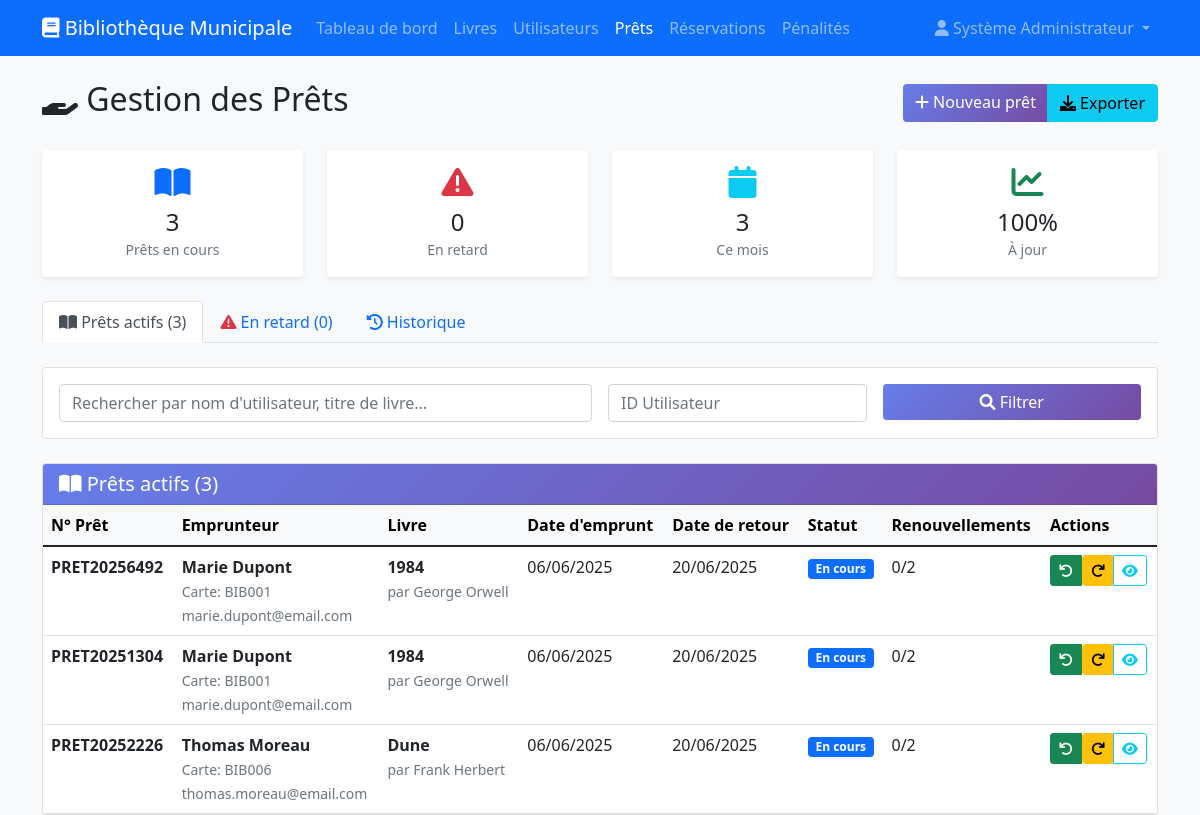
/prets.php (signed in), run on the app's committed database.
### tables this page shows
CREATE TABLE `parametres` (
  `id` int(11) NOT NULL,
  `cle_param` varchar(100) NOT NULL,
  `valeur` text NOT NULL,
  `description` text DEFAULT NULL,
  `type` enum('string','int','float','boolean','json') DEFAULT 'string',
  `date_modification` timestamp NOT NULL DEFAULT current_timestamp() ON UPDATE current_timestamp()
);

CREATE TABLE `prets` (
  `id` int(11) NOT NULL,
  `numero_pret` varchar(20) NOT NULL,
  `utilisateur_id` int(11) NOT NULL,
  `livre_id` int(11) NOT NULL,
  `admin_id` int(11) DEFAULT NULL,
  `date_pret` date DEFAULT curdate(),
  `date_retour_prevue` date NOT NULL,
  `date_retour_effective` date DEFAULT NULL,
  `nombre_renouvellements` int(11) DEFAULT 0,
  `max_renouvellements` int(11) DEFAULT 2,
  `statut` enum('en_cours','retourne','en_retard','perdu','endommage') DEFAULT 'en_cours',
  `notes` text DEFAULT NULL,
  `date_creation` timestamp NOT NULL DEFAULT current_timestamp(),
  `date_modification` timestamp NOT NULL DEFAULT current_timestamp() ON UPDATE current_timestamp()
);

CREATE TABLE `utilisateurs` (
  `id` int(11) NOT NULL,
  `numero_carte` varchar(20) NOT NULL,
  `nom` varchar(100) NOT NULL,
  `prenom` varchar(100) NOT NULL,
  `email` varchar(150) NOT NULL,
  `telephone` varchar(20) DEFAULT NULL,
  `adresse` text DEFAULT NULL,
  `date_naissance` date DEFAULT NULL,
  `date_inscription` date DEFAULT curdate(),
  `date_expiration` date NOT NULL,
  `statut` enum('actif','suspendu','expire','inactif') DEFAULT 'actif',
  `type_abonnement` enum('standard','premium','etudiant') DEFAULT 'standard',
  `limite_prets` int(11) DEFAULT 3,
  `photo` varchar(255) DEFAULT NULL,
  `notes` text DEFAULT NULL,
  `date_creation` timestamp NOT NULL DEFAULT current_timestamp(),
  `date_modification` timestamp NOT NULL DEFAULT current_timestamp() ON UPDATE current_timestamp()
);

CREATE TABLE `livres` (
  `id` int(11) NOT NULL,
  `isbn` varchar(20) DEFAULT NULL,
  `titre` varchar(200) NOT NULL,
  `sous_titre` varchar(200) DEFAULT NULL,
  `auteur_principal_id` int(11) DEFAULT NULL,
  `editeur_id` int(11) DEFAULT NULL,
  `annee_publication` year(4) DEFAULT NULL,
  `categorie_id` int(11) DEFAULT NULL,
  `langue` varchar(50) DEFAULT 'Français',
  `nombre_pages` int(11) DEFAULT NULL,
  `format` enum('poche','broché','relié','numérique') DEFAULT 'broché',
  `nombre_exemplaires` int(11) DEFAULT 1,
  `exemplaires_disponibles` int(11) DEFAULT 1,
  `exemplaires_reserves` int(11) DEFAULT 0,
  `description` text DEFAULT NULL,
  `resume` text DEFAULT NULL,
  `mots_cles` text DEFAULT NULL,
  `emplacement` varchar(100) DEFAULT NULL,
  `prix_achat` decimal(10,2) DEFAULT NULL,
  `date_acquisition` date DEFAULT curdate(),
  `etat_general` enum('excellent','bon','moyen','mauvais') DEFAULT 'bon',
  `image_couverture` varchar(255) DEFAULT NULL,
  `actif` tinyint(1) DEFAULT 1,
  `date_creation` timestamp NOT NULL DEFAULT current_timestamp(),
  `date_modification` timestamp NOT NULL DEFAULT current_timestamp() ON UPDATE current_timestamp()
);

CREATE TABLE `auteurs` (
  `id` int(11) NOT NULL,
  `nom` varchar(100) NOT NULL,
  `prenom` varchar(100) DEFAULT NULL,
  `biographie` text DEFAULT NULL,
  `date_naissance` date DEFAULT NULL,
  `date_deces` date DEFAULT NULL,
  `nationalite` varchar(50) DEFAULT NULL,
  `date_creation` timestamp NOT NULL DEFAULT current_timestamp()
);

### prets.php (the view, shortened to what the rows shown need)
<?php
require_once 'config/database.php';
require_once 'classes/Pret.php';
$pret = new Pret();
$filtres = [
    'utilisateur_id' => $_GET['utilisateur_id'] ?? '',
    'en_retard' => isset($_GET['en_retard']) ? true : false
];
$onglet = $_GET['onglet'] ?? 'actifs';
switch ($onglet) {
    case 'actifs':
        $prets = $pret->listerPretsActifs($filtres);
        break;
}
?>
<!DOCTYPE html>
<html lang="fr">
<head>
    <link href="https://cdn.jsdelivr.net/npm/bootstrap@5.1.3/dist/css/bootstrap.min.css" rel="stylesheet">
    <link href="https://cdnjs.cloudflare.com/ajax/libs/font-awesome/6.0.0/css/all.min.css" rel="stylesheet">
</head>
<body class="bg-light">
    <nav class="navbar navbar-expand-lg navbar-dark bg-primary">
        <div class="container">
            <a class="navbar-brand" href="index.php">
                <i class="fas fa-book"></i> <?= getParametre('nom_bibliotheque', 'Bibliothèque') ?>
            </a>
            <div class="navbar-nav me-auto">
                <a class="nav-link" href="index.php">Tableau de bord</a>
                <a class="nav-link" href="livres.php">Livres</a>
                <a class="nav-link" href="utilisateurs.php">Utilisateurs</a>
                <a class="nav-link active" href="prets.php">Prêts</a>
                <a class="nav-link" href="reservations.php">Réservations</a>
                <a class="nav-link" href="penalites.php">Pénalités</a>
            </div>
            <div class="navbar-nav">
                <div class="nav-item dropdown">
                </div>
            </div>
        </div>
    </nav>
    <div class="container mt-4">
        <div class="d-flex justify-content-between align-items-center mb-4">
            <h2><i class="fas fa-hand-holding"></i> Gestion des Prêts</h2>
        </div>
        <div class="card">
            <div class="card-body p-0">
                <div class="table-responsive">
                    <table class="table table-hover mb-0">
                        <thead class="table-light">
                            <tr>
                                <th>N° Prêt</th>
                                <th>Emprunteur</th>
                                <th>Livre</th>
                                <th>Date d'emprunt</th>
                                <th>Date de retour</th>
                                <th>Statut</th>
                                <th>Renouvellements</th>
                                <th>Actions</th>
                            </tr>
                        </thead>
                        <tbody>
                            <?php foreach ($prets as $pret_item): ?>
                                <tr class="<?= ($pret_item['statut_reel'] ?? $pret_item['statut']) == 'en_retard' ? 'overdue' : '' ?>">
                                    <td>
                                        <strong><?= htmlspecialchars($pret_item['numero_pret']) ?></strong>
                                    </td>
                                    <td>
                                        <strong><?= htmlspecialchars($pret_item['prenom'] . ' ' . $pret_item['nom']) ?></strong>
                                        <br><small class="text-muted">Carte: <?= htmlspecialchars($pret_item['numero_carte']) ?></small>
                                        <?php if ($pret_item['email']): ?>
                                            <br><small class="text-muted"><?= htmlspecialchars($pret_item['email']) ?></small>
                                        <?php endif; ?>
                                    </td>
                                    <td>
                                        <strong><?= htmlspecialchars($pret_item['titre']) ?></strong>
                                        <?php if ($pret_item['auteur_prenom'] && $pret_item['auteur_nom']): ?>
                                            <br><small class="text-muted">par <?= htmlspecialchars($pret_item['auteur_prenom'] . ' ' . $pret_item['auteur_nom']) ?></small>
                                        <?php endif; ?>
                                    </td>
                                    <td>
                                        <?= date('d/m/Y', strtotime($pret_item['date_pret'])) ?>
                                    </td>
                                    <td>
                                        <?= date('d/m/Y', strtotime($pret_item['date_retour_prevue'])) ?>
                                    </td>
                                    <td>
                                        <?php
                                        $statut = $pret_item['statut_reel'] ?? $pret_item['statut'];
                                        $badge_class = 'bg-secondary';
                                        switch ($statut) {
                                            case 'en_cours':
                                                $badge_class = 'bg-primary';
                                                $statut_text = 'En cours';
                                                break;
                                        }
                                        ?>
                                        <span class="badge <?= $badge_class ?>"><?= $statut_text ?></span>
                                    </td>
                                    <td>
                                        <?= $pret_item['nombre_renouvellements'] ?>/<?= $pret_item['max_renouvellements'] ?>
                                    </td>
                                    <td>
                                        <?php if ($pret_item['statut'] == 'en_cours'): ?>
                                            <div class="btn-group btn-group-sm">
                                                <button class="btn btn-success" data-bs-toggle="modal"
                                                        data-bs-target="#modalRetourner"
                                                        data-pret-id="<?= $pret_item['id'] ?>"
                                                        data-livre-titre="<?= htmlspecialchars($pret_item['titre']) ?>"
                                                        data-utilisateur-nom="<?= htmlspecialchars($pret_item['prenom'] . ' ' . $pret_item['nom']) ?>"
                                                        title="Retourner">
                                                    <i class="fas fa-undo"></i>
                                                </button>
                                                <?php if ($pret_item['nombre_renouvellements'] < $pret_item['max_renouvellements']): ?>
                                                    <form method="POST" style="display: inline;">
                                                        <button type="submit" class="btn btn-warning btn-sm"
                                                                onclick="return confirm('Renouveler ce prêt ?')" title="Renouveler">
                                                            <i class="fas fa-redo"></i>
                                                        </button>
                                                    </form>
                                                <?php endif; ?>
                                                <a href="pret-details.php?id=<?= $pret_item['id'] ?>" class="btn btn-outline-info btn-sm" title="Détails">
                                                    <i class="fas fa-eye"></i>
                                                </a>
                                            </div>
                                        <?php else: ?>
                                            <a href="pret-details.php?id=<?= $pret_item['id'] ?>" class="btn btn-outline-info btn-sm" title="Voir détails">
                                                <i class="fas fa-eye"></i>
                                            </a>
                                        <?php endif; ?>
                                    </td>
                                </tr>
                            <?php endforeach; ?>
                        </tbody>
                    </table>
                </div>
            </div>
        </div>
    </div>
</body>
</html>

### data on the page
parametres: valeur "Bibliothèque Municipale"
prets: numero_pret "PRET20256492", utilisateur.nom "Marie Dupont", utilisateur.numero_carte "BIB001", utilisateur.email "marie.dupont@email.com", livre.titre "1984", auteurs.prenom+nom "George Orwell", date_pret "06/06/2025", date_retour_prevue "20/06/2025", statut_text "En cours", nombre_renouvellements "0", max_renouvellements "2"
prets: numero_pret "PRET20251304", utilisateur.nom "Marie Dupont", utilisateur.numero_carte "BIB001", utilisateur.email "marie.dupont@email.com", livre.titre "1984", auteurs.prenom+nom "George Orwell", date_pret "06/06/2025", date_retour_prevue "20/06/2025", statut_text "En cours", nombre_renouvellements "0", max_renouvellements "2"
prets: numero_pret "PRET20252226", utilisateur.nom "Thomas Moreau", utilisateur.numero_carte "BIB006", utilisateur.email "thomas.moreau@email.com", livre.titre "Dune", auteurs.prenom+nom "Frank Herbert", date_pret "06/06/2025", date_retour_prevue "20/06/2025", statut_text "En cours", nombre_renouvellements "0", max_renouvellements "2"

### other printed values
$_SESSION['admin_nom'] "Système Administrateur"
$stats['prets_en_cours'] "3"
$stats['prets_en_retard'] "0"
$stats['prets_ce_mois'] "3"
count($prets) "3"
